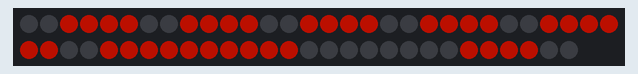
Bench run of a sketch on a simulated Arduino Nano, built with avr-gcc and run on an emulated ATmega328P. Parts: 58 RGB LEDs in strip order, left to right, continuing on the next row. Dim RGB values are drawn brighter than linear; the local clock reads 2024-03-15 10:24:30 at power-on unless the sketch sets it; what the sketch prints to the serial monitor is not drawn.

Above: at 0.55 s.
At 4.3 s:
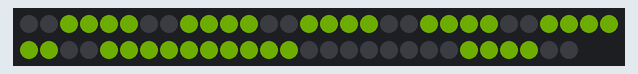
At 9.76 s:
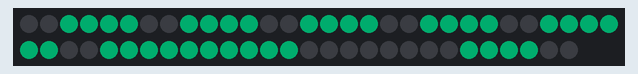
At 14.06 s:
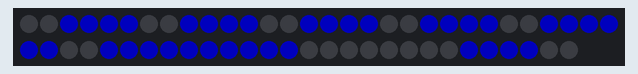
At 28.13 s:
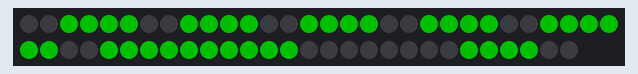
At 39.47 s:
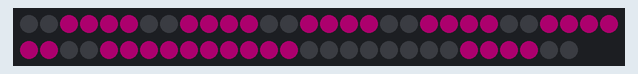

The sketch:

clock.ino
```cpp
#include <FastLED.h>
#include <DS3231.h>
#include <Wire.h>

#define NUM_LEDS 58
#define DATA_PIN 6

// WAVGAT NANO 3.0 Board
// Change the time in the setup to be valid, upload.
// Comment those lines back out, upload.

CRGB leds[NUM_LEDS];
DS3231 rtc;

const int TOTAL_SEGMENTS = 4; // Total amount of segments
const int LEDS_PER_SEGMENT = 14; // Amount of LEDs per segment
const int DISPLAY_SEGMENT[] = {0, 14, 14 * 2 + 2, 14 * 3 + 2}; // LED starting position of each segment
const int DISPLAY_NUMBER[][14] = { // True: Lit, False:  Not lit
  {true, true, false, false, true, true, true, true, true, true, true, true, true, true}, // 0
  {false, false, false, false, false, false, false, false, true, true, true, true, false, false}, // 1
  {true, true, true, true, false, false, true, true, true, true, false, false, true, true}, // 2
  {false, false, true, true, false, false, true, true, true, true, true, true, true, true}, // 3
  {false, false, true, true, true, true, false, false, true, true, true, true, false, false}, // 4
  {false, false, true, true, true, true, true, true, false, false, true, true, true, true}, // 5
  {true, true, true, true, true, true, true, true, false, false, true, true, true, true}, // 6
  {false, false, false, false, false, false, true, true, true, true, true, true, false, false}, // 7
  {true, true, true, true, true, true, true, true, true, true, true, true, true, true}, // 8
  {false, false, true, true, true, true, true, true, true, true, true, true, true, true}, // 9
};

int red = 255;
int green = 0;
int blue = 0;
char currentFade = 'r';

void setup() {
  Serial.begin(9600);
  Serial.println("Starting execution");
  FastLED.addLeds<NEOPIXEL, DATA_PIN>(leds, NUM_LEDS);
  FastLED.setBrightness(80); // Lower brightness

  Wire.begin();

  // The following lines can be uncommented to set the date and time
  //rtc.setHour(9);     // Set the hour to 15 (24hr format)
  //rtc.setMinute(22);   // Set the minute to 12
}

void loop() {
  bool h12, pm;
  int hour = rtc.getHour(h12, pm); // Get the hour
  int minute = rtc.getMinute(); // Get the minute

  int hourFirstDigit = hour / 10; // Take the first digit
  int hourSecondDigit = hour % 10; // Take the second digit

  int minuteFirstDigit = minute / 10; // Take the first digit
  int minuteSecondDigit = minute % 10; // Take the second digit

  int totalDelay = 0;
  while (totalDelay < 25000) { // 10 seconds
    if (currentFade == 'r') { // If red is currently fading
      red--;
      green++;
      currentFade = red <= 0 ? 'g' : 'r'; // Change currentFade if necessary
    } else if (currentFade == 'g') { // If green is currently fading
      green--;
      blue++;
      currentFade = green <= 0 ? 'b' : 'g'; // Change currentFade if necessary
    } else { // If blue is currently fading
      blue--;
      red++;
      currentFade = blue <= 0 ? 'r' : 'b'; // Change currentFade if necessary
    }
    FastLED.clear(); // Clear the LEDs
    displayNumber(3, hourFirstDigit);
    displayNumber(2, hourSecondDigit);
    displayNumber(1, minuteFirstDigit);
    displayNumber(0, minuteSecondDigit);
    leds[14 * 2].setRGB(red, green, blue); // Light the dots
    leds[14 * 2 + 1].setRGB(red, green, blue);
    FastLED.show(); // Show the current LEDs
    delay(25);
    totalDelay += 25;
  }
}

void displayNumber(int segment, int number) {
  for (int j = 0; j < LEDS_PER_SEGMENT; j++) { // Loop over each LED of said segment
    if (DISPLAY_NUMBER[number][j]) { // If this LED should be on
      leds[DISPLAY_SEGMENT[segment] + j].setRGB(red, green, blue); // Turn it on
    }
  }
}
```
